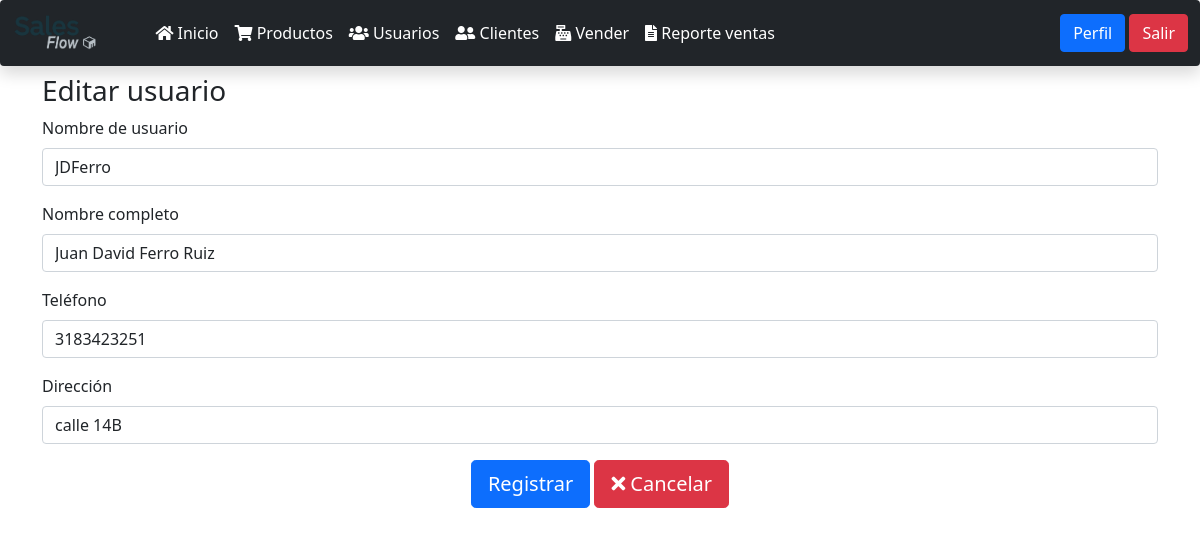
/editar_usuario.php?id=1, run on an earlier commit of the app's database.
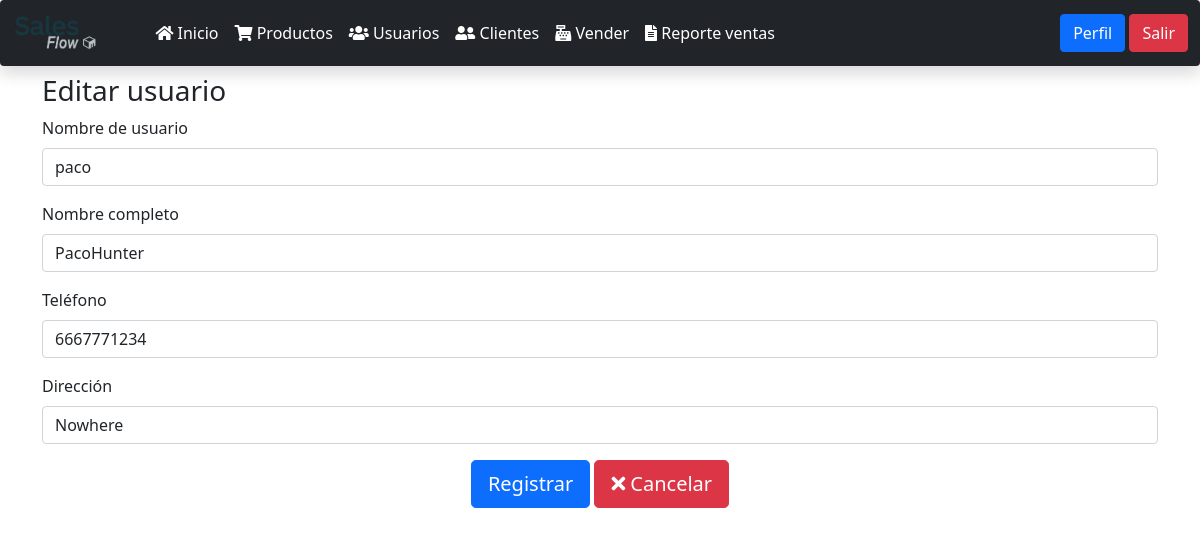
And on a later commit of the database.
### tables this page shows
CREATE TABLE IF NOT EXISTS usuarios(
    id BIGINT UNSIGNED NOT NULL AUTO_INCREMENT PRIMARY KEY,
    usuario VARCHAR(50) NOT NULL,
    nombre VARCHAR(255) NOT NULL,
    telefono VARCHAR(25) NOT NULL,
    direccion VARCHAR(255) NOT NULL,
    password VARCHAR(255) NOT NULL
);

### funciones.php (called while the page is built, shortened)
<?php
function obtenerUsuarioPorId($id){
    $sentencia = "SELECT id, usuario, nombre, telefono, direccion FROM usuarios WHERE id = ?";
    return select($sentencia, [$id])[0];
}
function select($sentencia, $parametros = []){
    $bd = conectarBaseDatos();
    $respuesta = $bd->prepare($sentencia);
    $respuesta->execute($parametros);
    return $respuesta->fetchAll();
}
function conectarBaseDatos() {
	$host = "mysql";
	$db   = "ventas_php";
	$user = "root";
	$pass = "12345";
	$charset = 'utf8mb4';
	$options = [
	    \PDO::ATTR_ERRMODE            => \PDO::ERRMODE_EXCEPTION,
	    \PDO::ATTR_DEFAULT_FETCH_MODE => \PDO::FETCH_OBJ,
	    \PDO::ATTR_EMULATE_PREPARES   => false,
	];
	$dsn = "mysql:host=$host;dbname=$db;charset=$charset";
	try {
	     $pdo = new \PDO($dsn, $user, $pass, $options);
	     return $pdo;
	} catch (\PDOException $e) {
	     throw new \PDOException($e->getMessage(), (int)$e->getCode());
	}
}

### editar_usuario.php (the view, shortened to what this page needs)
<?php
include_once "encabezado.php";
include_once "navbar.php";
$id = $_GET['id'];
include_once "funciones.php";
$usuario = obtenerUsuarioPorId($id);
?>
<div class="container">
    <h3>Editar usuario</h3>
    <form method="post">
        <div class="mb-3">
            <label for="usuario" class="form-label">Nombre de usuario</label>
            <input type="text" name="usuario" class="form-control" value="<?php echo $usuario->usuario;?>" id="usuario" placeholder="Escribe el nombre de usuario. Ej. Paco">
        </div>
        <div class="mb-3">
            <label for="nombre" class="form-label">Nombre completo</label>
            <input type="text" name="nombre" class="form-control" value="<?php echo $usuario->nombre;?>" id="nombre" placeholder="Escribe el nombre completo del usuario">
        </div>
        <div class="mb-3">
            <label for="telefono" class="form-label">Teléfono</label>
            <input type="text" name="telefono" class="form-control" value="<?php echo $usuario->telefono;?>" id="telefono" placeholder="Ej. 2111568974">
        </div>
        <div class="mb-3">
            <label for="direccion" class="form-label">Dirección</label>
            <input type="text" name="direccion" class="form-control" value="<?php echo $usuario->direccion;?>" id="direccion" placeholder="Ej. Av Collar 1005 Col Las Cruces">
        </div>
        <div class="text-center mt-3">
            <input type="submit" name="registrar" value="Registrar" class="btn btn-primary btn-lg">
            <a href="usuarios.php" class="btn btn-danger btn-lg">
                <i class="fa fa-times"></i>
                Cancelar
            </a>
        </div>
    </form>
</div>

### encabezado.php (shortened to what this page needs)
<!DOCTYPE html>
<html lang="en">
<head>
    <link rel="stylesheet" href="bootstrap/bootstrap.min.css">
    <link rel="stylesheet" href="bootstrap/all.min.css">
</head>
<body>
</body>
</html>

### navbar.php (shortened to what this page needs)
<nav class="navbar navbar-expand-lg navbar-dark bg-dark mb-2 shadow rounded">
  <div class="container-fluid">
    <a class="navbar-brand me-5" href="#" style="display: flex; align-items: center;">
      <img src="logosales.png" alt="smart shopping Logo" style="height: 40px; width: auto; max-width: 600px; object-fit: contain;">
    </a>
    <div class="collapse navbar-collapse" id="navbarSupportedContent">
      <ul class="navbar-nav me-auto mb-2 mb-lg-0">
        <li class="nav-item">
          <a class="nav-link active " href="index.php">
            <i class="fa fa-home"></i> Inicio
          </a>
        </li>
        <li class="nav-item">
          <a class="nav-link active" href="productos.php">
            <i class="fa fa-shopping-cart"></i> Productos
          </a>
        </li>
        <li class="nav-item">
          <a class="nav-link active" href="usuarios.php">
            <i class="fa fa-users"></i> Usuarios
          </a>
        </li>
        <li class="nav-item">
          <a class="nav-link active" href="clientes.php">
            <i class="fa fa-user-friends"></i> Clientes
          </a>
        </li>
        <li class="nav-item">
          <a class="nav-link active" href="vender.php">
            <i class="fa fa-cash-register"></i> Vender
          </a>
        </li>
        <li class="nav-item">
          <a class="nav-link active" href="reporte_ventas.php">
            <i class="fa fa-file-alt"></i> Reporte ventas
          </a>
        </li>
      </ul>
      <ul class="navbar-nav">
        <li class="nav-item">
          <a href="perfil.php" class="btn btn-primary">Perfil</a>
        </li>
        <li class="nav-item">
          <a href="cerrar_sesion.php" class="btn btn-danger">Salir</a>
        </li>
      </ul>
    </div>
  </div>
</nav>

What changed in the data, as far as the page shows it:
changed usuarios: usuario "JDFerro" → "paco"; nombre "Juan David Ferro Ruiz" → "PacoHunter"; telefono "3183423251" → "6667771234"; direccion "calle 14B" → "Nowhere"
